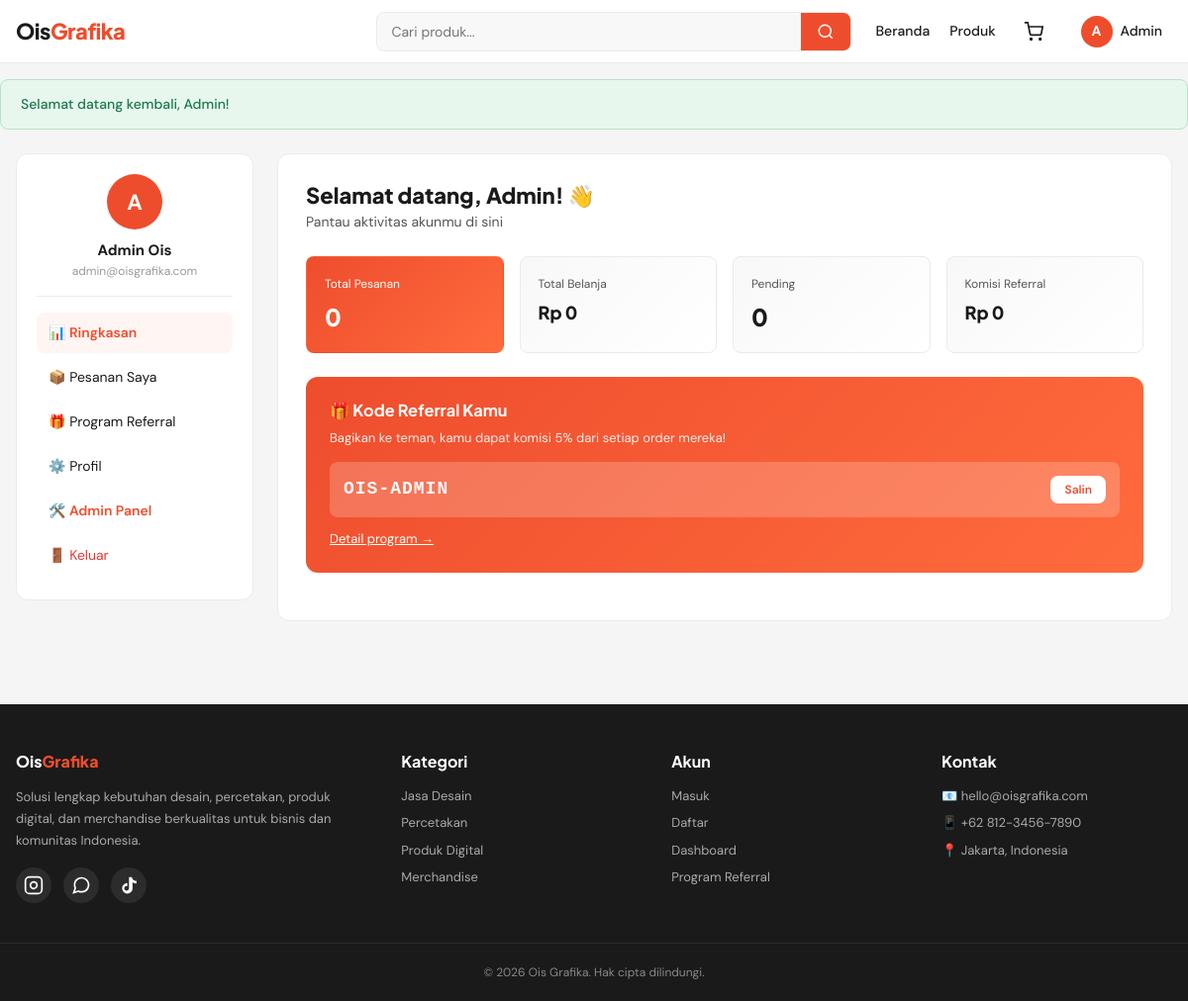
Page /ois-grafika/dashboard.php (signed in) on the committed database.
### tables this page shows
CREATE TABLE users (
    id INT AUTO_INCREMENT PRIMARY KEY,
    name VARCHAR(100) NOT NULL,
    email VARCHAR(150) UNIQUE NOT NULL,
    phone VARCHAR(20),
    password VARCHAR(255) NOT NULL,
    role ENUM('user', 'admin') DEFAULT 'user',
    referral_code VARCHAR(20) UNIQUE NOT NULL,
    referred_by INT DEFAULT NULL,
    balance DECIMAL(12,2) DEFAULT 0,
    avatar VARCHAR(255) DEFAULT NULL,
    created_at TIMESTAMP DEFAULT CURRENT_TIMESTAMP,
    FOREIGN KEY (referred_by) REFERENCES users(id) ON DELETE SET NULL
);

### ois-grafika/dashboard.php (the view, shortened to what this page needs)
<?php
require_once __DIR__ . '/includes/header.php';
$user = getCurrentUser();
$tab = $_GET['tab'] ?? 'overview';
$statStmt = $pdo->prepare("
    SELECT
        COUNT(*) as total_orders,
        COALESCE(SUM(CASE WHEN payment_status = 'paid' THEN final_amount ELSE 0 END), 0) as total_spent,
        COUNT(CASE WHEN order_status = 'pending' THEN 1 END) as pending_orders
    FROM orders WHERE user_id = ?
");
$statStmt->execute([$user['id']]);
$stats = $statStmt->fetch();
$refStmt = $pdo->prepare("
    SELECT
        COUNT(DISTINCT referred_user_id) as referral_count,
        COALESCE(SUM(commission), 0) as total_commission,
        COALESCE(SUM(CASE WHEN status = 'paid' THEN commission ELSE 0 END), 0) as paid_commission
    FROM referral_commissions WHERE referrer_id = ?
");
$refStmt->execute([$user['id']]);
$refStats = $refStmt->fetch();
?>
<div class="dashboard">
    <aside class="dash-sidebar">
        <div class="dash-user-info">
            <div class="dash-avatar"><?= strtoupper(substr($user['name'], 0, 1)) ?></div>
            <div class="dash-user-name"><?= clean($user['name']) ?></div>
            <div class="dash-user-email"><?= clean($user['email']) ?></div>
        </div>
        <ul class="dash-menu">
            <li><a href="?tab=overview" class="<?= $tab === 'overview' ? 'active' : '' ?>">📊 Ringkasan</a></li>
            <li><a href="?tab=orders" class="<?= $tab === 'orders' ? 'active' : '' ?>">📦 Pesanan Saya</a></li>
            <li><a href="?tab=referral" class="<?= $tab === 'referral' ? 'active' : '' ?>">🎁 Program Referral</a></li>
            <li><a href="?tab=profile" class="<?= $tab === 'profile' ? 'active' : '' ?>">⚙️ Profil</a></li>
            <?php if (isAdmin()): ?>
                <li><a href="<?= SITE_URL ?>/admin/index.php" style="color: var(--primary); font-weight: 600;">🛠️ Admin Panel</a></li>
            <?php endif; ?>
            <li><a href="<?= SITE_URL ?>/logout.php" style="color: var(--danger);">🚪 Keluar</a></li>
        </ul>
    </aside>
    <div class="dash-content">
        <?php if ($tab === 'overview'): ?>
            <h1 class="dash-title">Selamat datang, <?= clean(explode(' ', $user['name'])[0]) ?>! 👋</h1>
            <p class="dash-subtitle">Pantau aktivitas akunmu di sini</p>
            <div class="stat-grid">
                <div class="stat-card primary">
                    <div class="stat-label">Total Pesanan</div>
                    <div class="stat-value"><?= $stats['total_orders'] ?></div>
                </div>
                <div class="stat-card">
                    <div class="stat-label">Total Belanja</div>
                    <div class="stat-value" style="font-size: 18px;"><?= rupiah($stats['total_spent']) ?></div>
                </div>
                <div class="stat-card">
                    <div class="stat-label">Pending</div>
                    <div class="stat-value"><?= $stats['pending_orders'] ?></div>
                </div>
                <div class="stat-card">
                    <div class="stat-label">Komisi Referral</div>
                    <div class="stat-value" style="font-size: 18px;"><?= rupiah($refStats['total_commission']) ?></div>
                </div>
            </div>
            <div class="referral-box">
                <h3>🎁 Kode Referral Kamu</h3>
                <p>Bagikan ke teman, kamu dapat komisi <?= REFERRAL_COMMISSION_PERCENT ?>% dari setiap order mereka!</p>
                <div class="referral-code-box">
                    <span class="referral-code"><?= clean($user['referral_code']) ?></span>
                    <button type="button" class="btn-copy" data-copy="<?= clean($user['referral_code']) ?>">Salin</button>
                </div>
                <a href="?tab=referral" style="display: inline-block; margin-top: 12px; color: white; font-size: 13px; text-decoration: underline;">Detail program →</a>
            </div>
        <?php endif; ?>
    </div>
</div>
<?php require_once __DIR__ . '/includes/footer.php'; ?>

### ois-grafika/includes/header.php (shortened to what this page needs)
<?php
require_once __DIR__ . '/functions.php';
$currentUser = getCurrentUser();
?>
<!DOCTYPE html>
<html lang="id">
<head>
    <link rel="stylesheet" href="<?= SITE_URL ?>/assets/css/style.css">
    <link rel="stylesheet" href="<?= SITE_URL ?>/assets/css/components.css">
    <link rel="stylesheet" href="<?= SITE_URL ?>/assets/css/responsive.css">
</head>
<body>
<header class="navbar">
    <div class="nav-container">
        <a href="<?= SITE_URL ?>/index.php" class="nav-logo">
            Ois<span class="accent">Grafika</span>
        </a>
        <nav class="nav-menu" id="navMenu">
            <form action="<?= SITE_URL ?>/produk.php" method="GET" class="nav-search">
                <input type="text" name="q" placeholder="Cari produk..." value="<?= clean($_GET['q'] ?? '') ?>">
                <button type="submit" aria-label="Cari">
                    <svg width="18" height="18" viewBox="0 0 24 24" fill="none" stroke="currentColor" stroke-width="2">
                        <circle cx="11" cy="11" r="8"></circle>
                        <path d="m21 21-4.35-4.35"></path>
                    </svg>
                </button>
            </form>
            <ul class="nav-links">
                <li><a href="<?= SITE_URL ?>/index.php">Beranda</a></li>
                <li><a href="<?= SITE_URL ?>/produk.php">Produk</a></li>
                <?php if ($currentUser): ?>
                    <li>
                        <a href="<?= SITE_URL ?>/keranjang.php" class="nav-cart">
                            <svg width="20" height="20" viewBox="0 0 24 24" fill="none" stroke="currentColor" stroke-width="2">
                                <circle cx="9" cy="21" r="1"></circle>
                                <circle cx="20" cy="21" r="1"></circle>
                                <path d="M1 1h4l2.68 13.39a2 2 0 0 0 2 1.61h9.72a2 2 0 0 0 2-1.61L23 6H6"></path>
                            </svg>
                        </a>
                    </li>
                    <li class="nav-user">
                        <a href="#" class="nav-user-toggle">
                            <span class="user-avatar"><?= strtoupper(substr($currentUser['name'], 0, 1)) ?></span>
                            <span class="user-name"><?= clean(explode(' ', $currentUser['name'])[0]) ?></span>
                        </a>
                    </li>
                <?php else: ?>
                    <li><a href="<?= SITE_URL ?>/login.php" class="btn-text">Masuk</a></li>
                    <li><a href="<?= SITE_URL ?>/register.php" class="btn-primary">Daftar</a></li>
                <?php endif; ?>
            </ul>
        </nav>
    </div>
</header>
<main class="main-content">
<?= showFlash() ?>

### ois-grafika/assets/css/style.css (style rules this page uses)
:root { --primary: #ee4d2d; --primary-dark: #d33d20; --primary-light: #fff5f3; --secondary: #1a1a1a; --accent: #f69113; --bg: #f5f5f5; --bg-white: #ffffff; --bg-gray: #f8f8f8; --text: #1a1a1a; --text-light: #555; --text-muted: #999; --border: #ebebeb; --border-dark: #d0d0d0; --success: #26aa99; --danger: #e53935; --warning: #f59e0b; --info: #2196f3; --radius-sm: 4px; --radius: 8px; --radius-lg: 12px; --radius-xl: 16px; --shadow-sm: 0 1px 2px rgba(0,0,0,0.05); --shadow: 0 2px 8px rgba(0,0,0,0.08); --shadow-lg: 0 8px 24px rgba(0,0,0,0.12); --font-display: 'Plus Jakarta Sans', sans-serif; --font-body: 'DM Sans', sans-serif; --container-max: 1280px; --navbar-height: 64px; }
*, *::before, *::after { box-sizing: border-box; margin: 0; padding: 0; }
html { scroll-behavior: smooth; }
body { font-family: var(--font-body); color: var(--text); background: var(--bg); line-height: 1.5; font-size: 14px; -webkit-font-smoothing: antialiased; min-height: 100vh; display: flex; flex-direction: column; }
a { color: inherit; text-decoration: none; }
button { font-family: inherit; cursor: pointer; border: none; background: none; }
input, textarea, select { font-family: inherit; font-size: 14px; }
h1, h2, h3, h4 { font-family: var(--font-display); font-weight: 700; color: var(--text); line-height: 1.2; }
.main-content { flex: 1; width: 100%; }
.navbar { background: var(--bg-white); border-bottom: 1px solid var(--border); position: sticky; top: 0; z-index: 100; height: var(--navbar-height); }
.nav-container { max-width: var(--container-max); margin: 0 auto; padding: 0 16px; height: 100%; display: flex; align-items: center; justify-content: space-between; gap: 24px; }
.nav-logo { font-family: var(--font-display); font-size: 22px; font-weight: 800; letter-spacing: -0.5px; color: var(--text); white-space: nowrap; }
.nav-logo .accent { color: var(--primary); }
.nav-menu { display: flex; align-items: center; gap: 24px; flex: 1; justify-content: flex-end; }
.nav-search { flex: 1; max-width: 480px; display: flex; background: var(--bg-gray); border-radius: var(--radius); border: 1px solid var(--border); overflow: hidden; transition: border-color 0.2s; }
.nav-search input { flex: 1; border: none; background: transparent; padding: 10px 14px; outline: none; font-size: 14px; }
.nav-search button { padding: 0 16px; background: var(--primary); color: white; display: flex; align-items: center; }
.nav-links { display: flex; align-items: center; gap: 20px; list-style: none; }
.nav-links > li > a { font-size: 14px; font-weight: 500; color: var(--text); transition: color 0.2s; }
.nav-cart { position: relative; display: flex; align-items: center; padding: 8px; color: var(--text); }
.nav-user { position: relative; }
.nav-user-toggle { display: flex; align-items: center; gap: 8px; padding: 6px 10px; border-radius: var(--radius); transition: background 0.2s; }
.user-avatar { width: 32px; height: 32px; border-radius: 50%; background: var(--primary); color: white; display: flex; align-items: center; justify-content: center; font-weight: 700; font-size: 14px; }
.user-name { font-weight: 500; font-size: 14px; }

### rows in the picture
users: name "A", name "Admin", name "Admin Ois", email "admin@oisgrafika.com", referral_code "OIS-ADMIN"

### other values in the picture
$flash['message'] "Selamat datang kembali, Admin!"
$stats['total_orders'] "0"
rupiah($stats['total_spent']) "Rp 0"
$stats['pending_orders'] "0"
rupiah($refStats['total_commission']) "Rp 0"
REFERRAL_COMMISSION_PERCENT "5"
